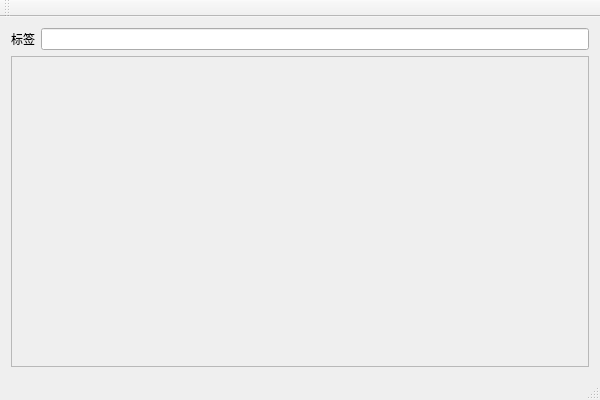
<?xml version="1.0" encoding="UTF-8"?>
<ui version="4.0">
 <class>test_11AClass</class>
 <widget class="QMainWindow" name="test_11AClass">
  <property name="geometry">
   <rect>
    <x>0</x>
    <y>0</y>
    <width>600</width>
    <height>400</height>
   </rect>
  </property>
  <property name="windowTitle">
   <string>test_11A</string>
  </property>
  <widget class="QWidget" name="centralWidget">
   <layout class="QVBoxLayout" name="verticalLayout">
    <item>
     <layout class="QHBoxLayout" name="horizontalLayout">
      <item>
       <widget class="QLabel" name="label">
        <property name="text">
         <string>标签</string>
        </property>
       </widget>
      </item>
      <item>
       <widget class="QLineEdit" name="lineEdit"/>
      </item>
     </layout>
    </item>
    <item>
     <widget class="MyCircle" name="frame">
      <property name="sizePolicy">
       <sizepolicy hsizetype="Preferred" vsizetype="Expanding">
        <horstretch>0</horstretch>
        <verstretch>0</verstretch>
       </sizepolicy>
      </property>
      <property name="frameShape">
       <enum>QFrame::StyledPanel</enum>
      </property>
      <property name="frameShadow">
       <enum>QFrame::Raised</enum>
      </property>
     </widget>
    </item>
   </layout>
  </widget>
  <widget class="QMenuBar" name="menuBar">
   <property name="geometry">
    <rect>
     <x>0</x>
     <y>0</y>
     <width>600</width>
     <height>23</height>
    </rect>
   </property>
  </widget>
  <widget class="QToolBar" name="mainToolBar">
   <attribute name="toolBarArea">
    <enum>TopToolBarArea</enum>
   </attribute>
   <attribute name="toolBarBreak">
    <bool>false</bool>
   </attribute>
  </widget>
  <widget class="QStatusBar" name="statusBar"/>
 </widget>
 <layoutdefault spacing="6" margin="11"/>
 <customwidgets>
  <customwidget>
   <class>MyCircle</class>
   <extends>QFrame</extends>
   <header>MyCircle.h</header>
   <container>1</container>
  </customwidget>
 </customwidgets>
 <resources>
  <include location="test_11A.qrc"/>
 </resources>
 <connections/>
</ui>
